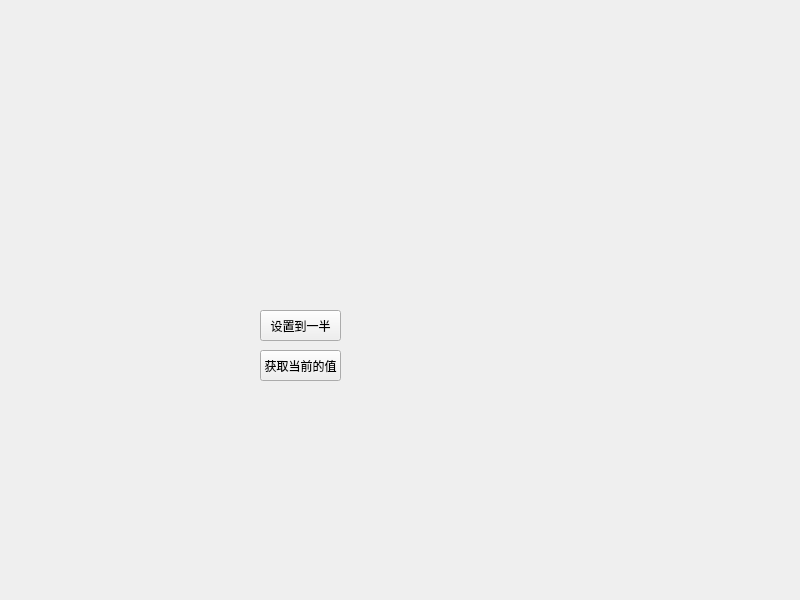
<?xml version="1.0" encoding="UTF-8"?>
<ui version="4.0">
 <class>Widget</class>
 <widget class="QWidget" name="Widget">
  <property name="geometry">
   <rect>
    <x>0</x>
    <y>0</y>
    <width>800</width>
    <height>600</height>
   </rect>
  </property>
  <property name="windowTitle">
   <string>Widget</string>
  </property>
  <widget class="Form" name="widget" native="true">
   <property name="geometry">
    <rect>
     <x>200</x>
     <y>180</y>
     <width>201</width>
     <height>80</height>
    </rect>
   </property>
  </widget>
  <widget class="QPushButton" name="pushButton">
   <property name="geometry">
    <rect>
     <x>260</x>
     <y>310</y>
     <width>81</width>
     <height>31</height>
    </rect>
   </property>
   <property name="text">
    <string>设置到一半</string>
   </property>
  </widget>
  <widget class="QPushButton" name="pushButton_2">
   <property name="geometry">
    <rect>
     <x>260</x>
     <y>350</y>
     <width>81</width>
     <height>31</height>
    </rect>
   </property>
   <property name="text">
    <string>获取当前的值</string>
   </property>
  </widget>
 </widget>
 <customwidgets>
  <customwidget>
   <class>Form</class>
   <extends>QWidget</extends>
   <header location="global">form.h</header>
   <container>1</container>
  </customwidget>
 </customwidgets>
 <resources/>
 <connections/>
</ui>
